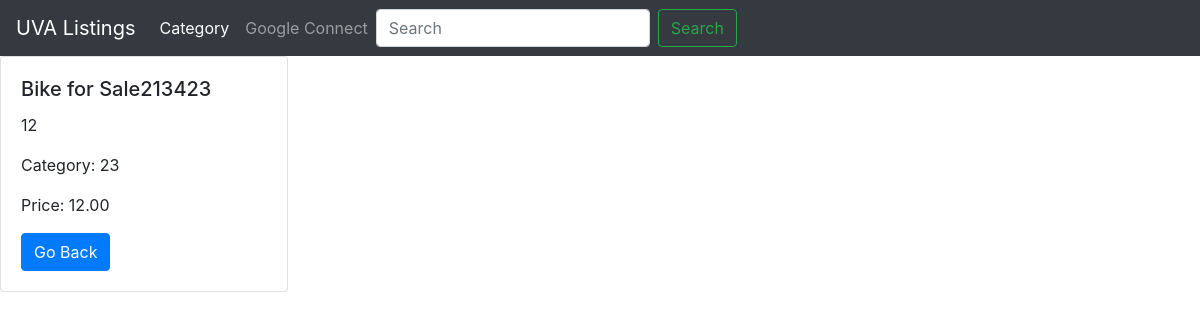
/posts/10/, run on the app's committed database.
### posts/models.py (models this page shows, shortened)
class Post(models.Model):
    titleText = models.CharField(max_length=200)
    description = models.CharField(max_length=200)
    creation_date = models.DateField(("Date"), default=datetime.date.today)
    category = models.CharField(max_length=200)
    price = models.DecimalField(max_digits=6, decimal_places=2)

### posts/views.py (the view)
# urls.py: path('<int:pk>/', views.PostDetailView.as_view(), name='detail'),
class PostDetailView(generic.DetailView):
    model = Post
    template_name = 'posts/detail.html'
    def get_queryset(self):
        return Post.objects.filter(creation_date__lte=timezone.now())

### posts/templates/posts/detail.html
{% include "header.html" %}
<div class="card" style="width: 18rem;">
    <div class="card-body">
      <h5 class="card-title">{{ post.titleText }}</h5>
      <p class="card-text">{{ post.description }}</p>
      <p class="card-text">Category: {{ post.category }}</p>
      <p class="card-text">Price: {{ post.price }}</p>
      <a href="/posts" class="btn btn-primary">Go Back</a>
    </div>
  </div>

### data on the page
Post: titleText "Bike for Sale213423", description "12", category "23", price "12.00"
